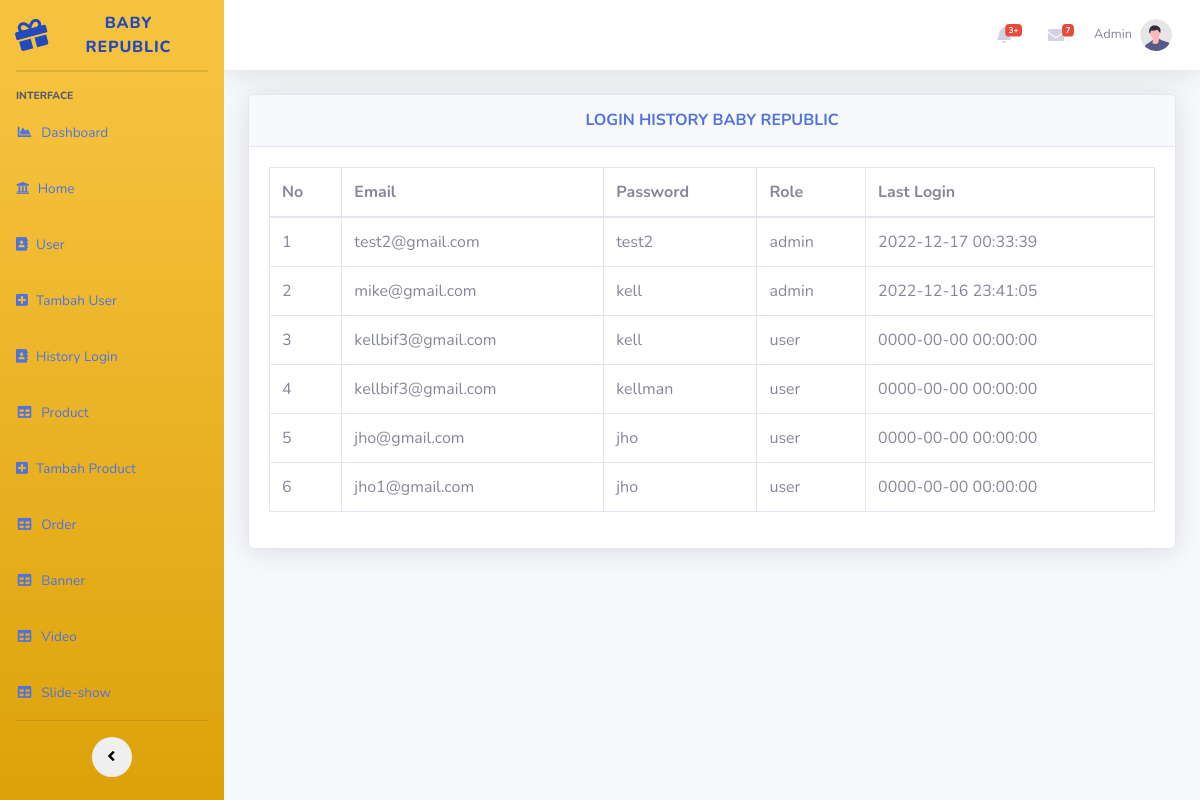
The page /BabyRepublic/history.php on the database its author committed.
### tables this page shows
CREATE TABLE `user` (
  `id` int(25) NOT NULL,
  `name` varchar(255) NOT NULL,
  `email` varchar(255) NOT NULL,
  `password` varchar(255) NOT NULL,
  `role` varchar(255) NOT NULL,
  `lastactivity` datetime NOT NULL
);

### BabyRepublic/history.php (the view, shortened to what this page needs)
<?php
    include('koneksi.php');
?>
<!DOCTYPE html>
<html lang="en">
<head>
    <link href="vendor/fontawesome-free/css/all.min.css" rel="stylesheet" type="text/css">
    <link href="css/sb-admin-2.min.css" rel="stylesheet">
</head>
<body id="page-top">
    <div id="wrapper">
        <ul class="navbar-nav bg-gradient-warning text-dark sidebar sidebar-warning" id="accordionSidebar">
            <a class="sidebar-brand d-flex align-items-center justify-content-center" href="#">
                <div class="sidebar-brand-icon rotate-n-15">
                <i class="fa fa-gift" aria-hidden="true"></i>
                </div>
                <div class="sidebar-brand-text mx-3">Baby Republic </div>
            </a>
            <hr class="sidebar-divider my-0">
            <hr class="sidebar-divider">
            <div class="sidebar-heading">
                Interface
            </div>
            <li class="nav-item">
                <a class="nav-link" href="dashboard.php">
                    <i class="fas fa-fw fa-chart-area"></i>
                    <span>Dashboard</span></a>
            </li>
            <li class="nav-item">
                <a class="nav-link" href="home.php">
                <i class="fa fa-university" aria-hidden="true"></i>
                    <span>Home</span></a>
            </li>
            <li class="nav-item">
                <a class="nav-link" href="user.php">
                <i class="fa fa-address-book" aria-hidden="true"></i>
                    <span>User</span></a>
            </li>
            <li class="nav-item">
                <a class="nav-link" href="tambahuser.php">
                <i class="fa fa-plus-square" aria-hidden="true"></i>
                    <span>Tambah User</span></a>
            </li>
            <li class="nav-item">
                <a class="nav-link" href="#">
                <i class="fa fa-address-book" aria-hidden="true"></i>
                    <span>History Login</span></a>
            </li>
            <li class="nav-item">
                <a class="nav-link" href="Product.php">
                    <i class="fas fa-fw fa-table"></i>
                    <span>Product</span></a>
            </li>
            <li class="nav-item">
                <a class="nav-link" href="tambahproduct.php">
                <i class="fa fa-plus-square" aria-hidden="true"></i>
                    <span>Tambah Product</span></a>
            </li>
            <li class="nav-item">
                <a class="nav-link" href="order.php">
                    <i class="fas fa-fw fa-table"></i>
                    <span>Order</span></a>
            </li>
            <li class="nav-item">
                <a class="nav-link" href="banner.php">
                <i class="fas fa-fw fa-table"></i>
                    <span>Banner</span></a>
            </li>
            <li class="nav-item">
                <a class="nav-link" href="video.php">
                <i class="fas fa-fw fa-table"></i>
                    <span>Video</span></a>
            </li>
            <li class="nav-item">
                <a class="nav-link" href="slideshow.php">
                <i class="fas fa-fw fa-table"></i>
                    <span>Slide-show</span></a>
            </li>
            <hr class="sidebar-divider d-none d-md-block">
            <div class="text-center d-none d-md-inline">
                <button class="rounded-circle border-0" id="sidebarToggle"></button>
            </div>
        </ul>
        <div id="content-wrapper" class="d-flex flex-column">
            <div id="content">
                <nav class="navbar navbar-expand navbar-light bg-white topbar mb-4 static-top shadow">
                    <ul class="navbar-nav ml-auto">
                        <li class="nav-item dropdown no-arrow mx-1">
                            <a class="nav-link dropdown-toggle" href="#" id="alertsDropdown" role="button"
                                data-toggle="dropdown" aria-haspopup="true" aria-expanded="false">
                                <i class="fas fa-bell fa-fw"></i>
                                <span class="badge badge-danger badge-counter">3+</span>
                            </a>
                        <li class="nav-item dropdown no-arrow mx-1">
                            <a class="nav-link dropdown-toggle" href="#" id="messagesDropdown" role="button"
                                data-toggle="dropdown" aria-haspopup="true" aria-expanded="false">
                                <i class="fas fa-envelope fa-fw"></i>
                                <span class="badge badge-danger badge-counter">7</span>
                            </a>
                        <li class="nav-item dropdown no-arrow">
                            <a class="nav-link dropdown-toggle" href="#" id="userDropdown" role="button"
                                data-toggle="dropdown" aria-haspopup="true" aria-expanded="false">
                                <span class="mr-2 d-none d-lg-inline text-gray-600 small">Admin</span>
                                <img class="img-profile rounded-circle"
                                    src="img/undraw_profile.svg">
                            </a>
                        </li>
                    </ul>
                </nav>
                <div class="container-fluid">
                    <div class="card shadow mb-4">
                        <div class="card-header py-3">
                            <center><h6 class="m-0 font-weight-bold text-primary">LOGIN HISTORY BABY REPUBLIC</h6></center>
                        </div>
                        <div class="card-body">
                            <div class="table-responsive">
                                <table class="table table-bordered" id="dataTable" width="100%" cellspacing="0">
                                    <thead>
                                        <tr>
                                            <th>No</th>
                                            <th>Email</th>
                                            <th>Password</th>
                                            <th>Role</th>
                                            <th>Last Login</th>
                                        </tr>
                                    </thead>
                                    <tbody>
                                    <?php
                                            $query = "SELECT * FROM user ORDER BY lastactivity DESC";
                                            $result = mysqli_query($koneksi, $query);
                                            $no = 1;
                                            while ($row = mysqli_fetch_assoc($result)){
                                    ?>
                                    <tr>
                                            <td><?php echo $no;?></td>
                                            <td><?php echo $row['email'];?></td>
                                            <td><?php echo $row['password'];?></td>
                                            <td><?php echo $row['role'];?></td>
                                            <td><?php echo $row['lastactivity'];?></td>
                                        </tr>
                                        <?php
                                        $no++;
                                            }
                                        ?>
                                    </tbody>
                                </table>
                            </div>
                        </div>
                    </div>
        </div>
    </div>
</body>
</html>

### rows shown on the page
user: email "test2@gmail.com", password "test2", role "admin", lastactivity "2022-12-17 00:33:39"
user: email "mike@gmail.com", password "kell", role "admin", lastactivity "2022-12-16 23:41:05"
user: email "kellbif3@gmail.com", password "kell", role "user", lastactivity "0000-00-00 00:00:00"
user: email "kellbif3@gmail.com", password "kellman", role "user", lastactivity "0000-00-00 00:00:00"
user: email "jho@gmail.com", password "jho", role "user", lastactivity "0000-00-00 00:00:00"
user: email "jho1@gmail.com", password "jho", role "user", lastactivity "0000-00-00 00:00:00"
